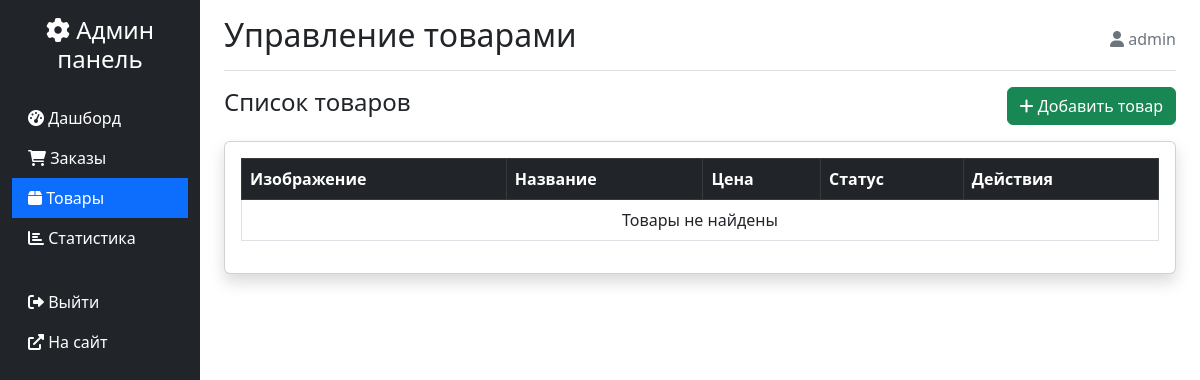
Page /admin-panel/products/ (signed in) on the earlier database version.
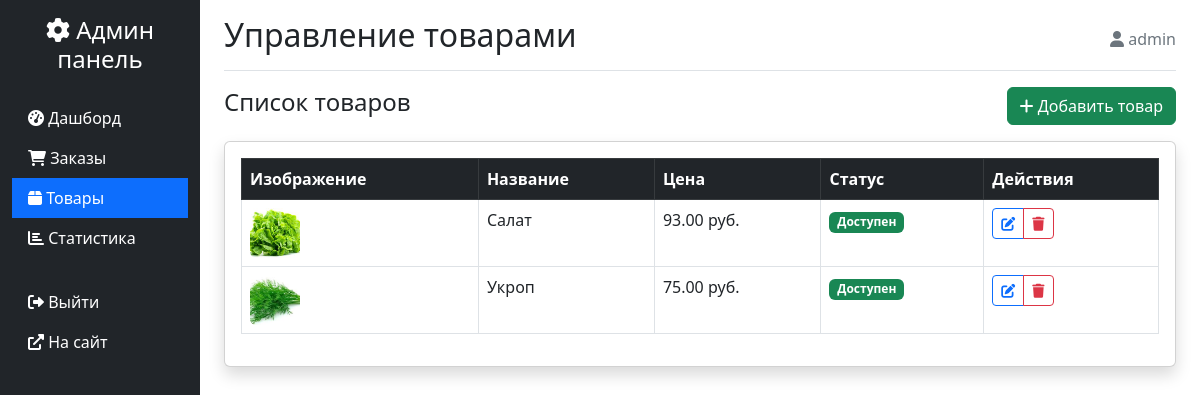
Same page on the later database version.
### products/models.py (models this page shows, shortened)
class Product(models.Model):
    name = models.CharField(max_length=200, verbose_name='Название')
    slug = models.SlugField(max_length=200, unique=True, verbose_name='URL')
    description = models.TextField(verbose_name='Описание')
    price = models.DecimalField(max_digits=10, decimal_places=2, verbose_name='Цена')
    image = models.ImageField(upload_to='products/%Y/%m/%d/', verbose_name='Изображение')
    is_available = models.BooleanField(default=True, verbose_name='Доступен')
    created_at = models.DateTimeField(auto_now_add=True, verbose_name='Создан')
    updated_at = models.DateTimeField(auto_now=True, verbose_name='Обновлен')
    class Meta:
        verbose_name = 'Товар'
        verbose_name_plural = 'Товары'
        ordering = ['-created_at']

### admin_panel/views.py (the view)
# urls.py: path('products/', views.admin_products, name='products'),
@login_required
@user_passes_test(is_admin)
def admin_products(request):
    products = Product.objects.all().order_by('-created_at')
    context = {
        'products': products,
    }
    return render(request, 'admin_panel/products.html', context)

### admin_panel/views.py (called while the page is built)
def is_admin(user):
    return user.is_authenticated and user.is_staff

### templates/admin_panel/products.html (shortened to what this page needs)
{% extends 'admin_panel/base.html' %}
{% block page_title %}Управление товарами{% endblock %}
{% block content %}
<div class="d-flex justify-content-between align-items-center mb-3">
    <h4>Список товаров</h4>
    <a href="{% url 'admin_panel:product_create' %}" class="btn btn-success">
        <i class="fas fa-plus"></i> Добавить товар
    </a>
</div>
<div class="card shadow">
    <div class="card-body">
        <div class="table-responsive">
            <table class="table table-bordered table-hover">
                <thead class="table-dark">
                    <tr>
                        <th>Изображение</th>
                        <th>Название</th>
                        <th>Цена</th>
                        <th>Статус</th>
                        <th>Действия</th>
                    </tr>
                </thead>
                <tbody>
                    {% for product in products %}
                    <tr>
                        <td>
                            {% if product.image %}
                            <img src="{{ product.image.url }}" alt="{{ product.name }}"
                                 style="width: 50px; height: 50px; object-fit: cover;" class="rounded">
                            {% else %}
                            <div class="bg-light rounded d-flex align-items-center justify-content-center"
                                 style="width: 50px; height: 50px;">
                                <i class="fas fa-image text-muted"></i>
                            </div>
                            {% endif %}
                        </td>
                        <td>{{ product.name }}</td>
                        <td>{{ product.price }} руб.</td>
                        <td>
                            {% if product.is_available %}
                            <span class="badge bg-success">Доступен</span>
                            {% else %}
                            <span class="badge bg-danger">Недоступен</span>
                            {% endif %}
                        </td>
                        <td>
                            <div class="btn-group btn-group-sm">
                                <a href="{% url 'admin_panel:product_edit' product.id %}"
                                   class="btn btn-outline-primary">
                                    <i class="fas fa-edit"></i>
                                </a>
                                <a href="{% url 'admin_panel:product_delete' product.id %}"
                                   class="btn btn-outline-danger">
                                    <i class="fas fa-trash"></i>
                                </a>
                            </div>
                        </td>
                    </tr>
                    {% empty %}
                    <tr>
                        <td colspan="6" class="text-center">Товары не найдены</td>
                    </tr>
                    {% endfor %}
                </tbody>
            </table>
        </div>
    </div>
</div>
{% endblock %}

Differences in the rows shown:
added Product: image (picture), name "Салат", price "93.00", is_available "Доступен"
added Product: image (picture), name "Укроп", price "75.00", is_available "Доступен"
Other differences:
text no longer shown: "Товары не найдены"
